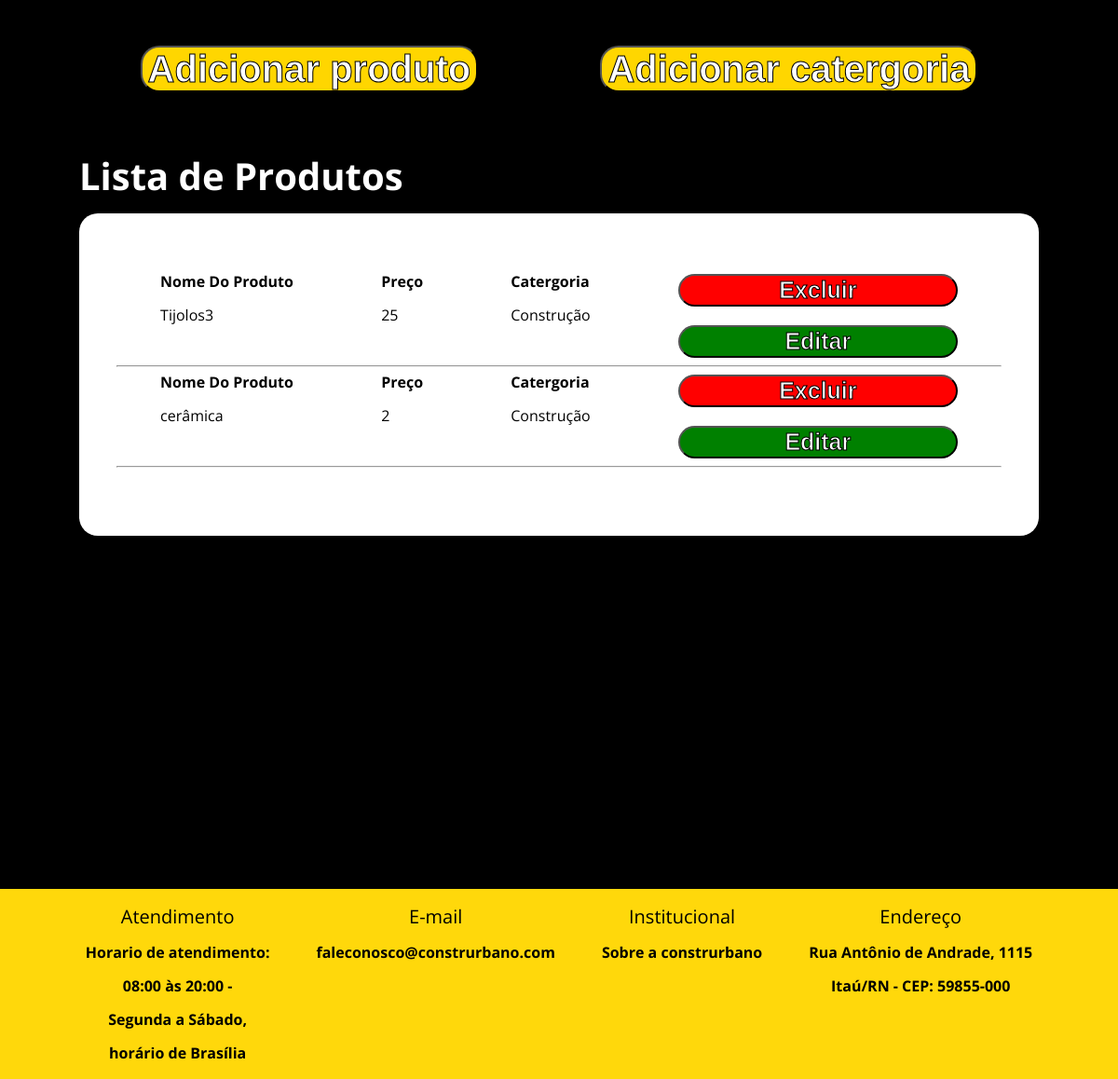
Page /pagadmin/ (lower part) on the earlier database version.
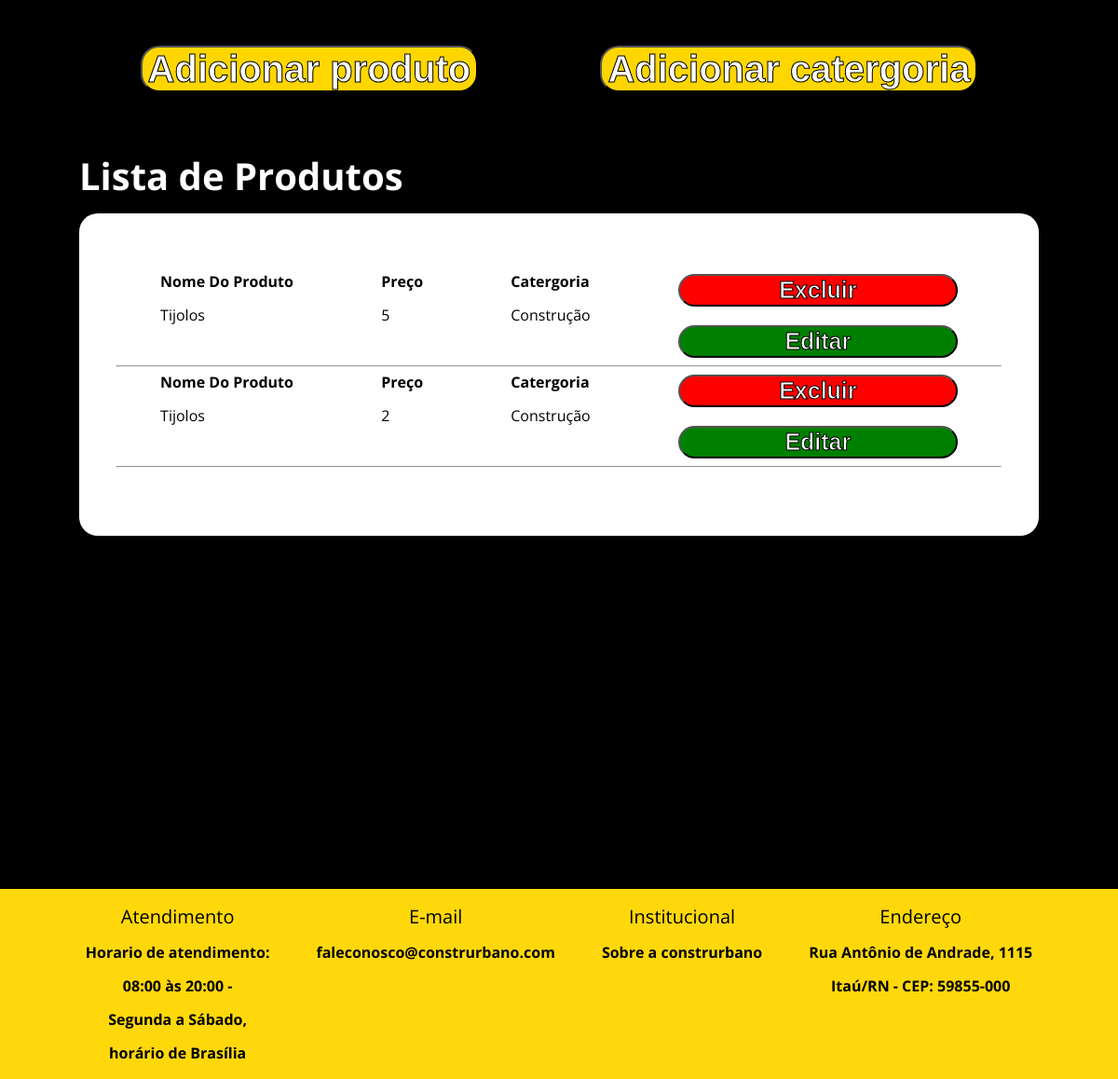
Same page on the later database version.
### ecommerce/models.py (models this page shows, shortened)
class Produto(models.Model):
    nome_produto = models.CharField( max_length=100)
    valor = models.IntegerField()
    descricao = models.TextField()
    imagem_principal = models.ImageField()
    imagem_1 = models.ImageField()
    imagem_2 = models.ImageField()
    imagem_3 = models.ImageField()
    categoria = models.ForeignKey(Categoria, on_delete=models.CASCADE)

class Categoria (models.Model):
    nome_categoria = models.CharField(max_length=100)
    imagem_categoria = models.ImageField(upload_to='imagens')

### ecommerce/views.py (the view)
# urls.py: path("pagadmin/", admin_pag, name="pag_admin") ,
def admin_pag(request):
    produtos = Produto.objects.all()
    context = {
        'produto': produtos,
    }
    return render(request,"ecommerce/adm.html",context)

### ecommerce/templates/ecommerce/adm.html (shortened to what this page needs)
{% extends 'base.html' %}
{% load static %}
{% block link %}
<link rel="stylesheet" href="{% static 'css/resets.css' %}">
  <link rel="stylesheet" href="{% static 'css/user.css' %}">
  <link rel="stylesheet" href="{% static 'css/global.css' %}">
{% endblock %}
{% block main %}
  <main style="height: auto;">
    <div class="main-section" style="display: flex; justify-content:start; margin-bottom: 20px;">
      <div class="buttons">
        <a href="{% url 'produto_criar' %}">
          <button class="forms">
            Adicionar produto
          </button>
        </a>
        <a href="{% url 'categoria_criar' %}">
          <button class="forms">
            Adicionar catergoria
          </button>
        </a>
      </div>
      <h2 style="margin: 20px;">Lista de Produtos</h2>
      <div class="orders" style="
      margin-bottom: 30px;
      height: auto;
      ">
        {% for produtos in produto %}
        <div>
          <strong style="text-transform: capitalize;">Nome do Produto</strong>
          <span>{{ produtos.nome_produto }}</span>
        </div>
        <div>
          <strong style="text-transform: capitalize;">Preço</strong>
          <span>{{ produtos.valor }}</span>
        </div>
        <div>
          <strong style="text-transform: capitalize;">Catergoria</strong>
          <span>{{ produtos.categoria.nome_categoria }}</span>
        </div>
        <div>
          <a href="{% url 'deletar_produto' produtos.id  %}">
            <button style="height: auto;  font-size: 25px; background-color: red; ">
              Excluir
            </button>
          </a>
          <a href="{% url 'editar_produto' produtos.id  %}">
            <button style="height: auto; font-size: 25px; background-color: green;">
              Editar
            </button>
          </a>
        </div>
        <hr />
        {% endfor %}
      </div>
  </main>
  {% endblock %}

Differences in the rows shown:
removed Produto: nome_produto "Tijolos3", valor "25", categoria.nome_categoria "Construção"
removed Produto: nome_produto "cerâmica", valor "2", categoria.nome_categoria "Construção"
added Produto: nome_produto "Tijolos", valor "5", categoria.nome_categoria "Construção"
added Produto: nome_produto "Tijolos", valor "2", categoria.nome_categoria "Construção"
